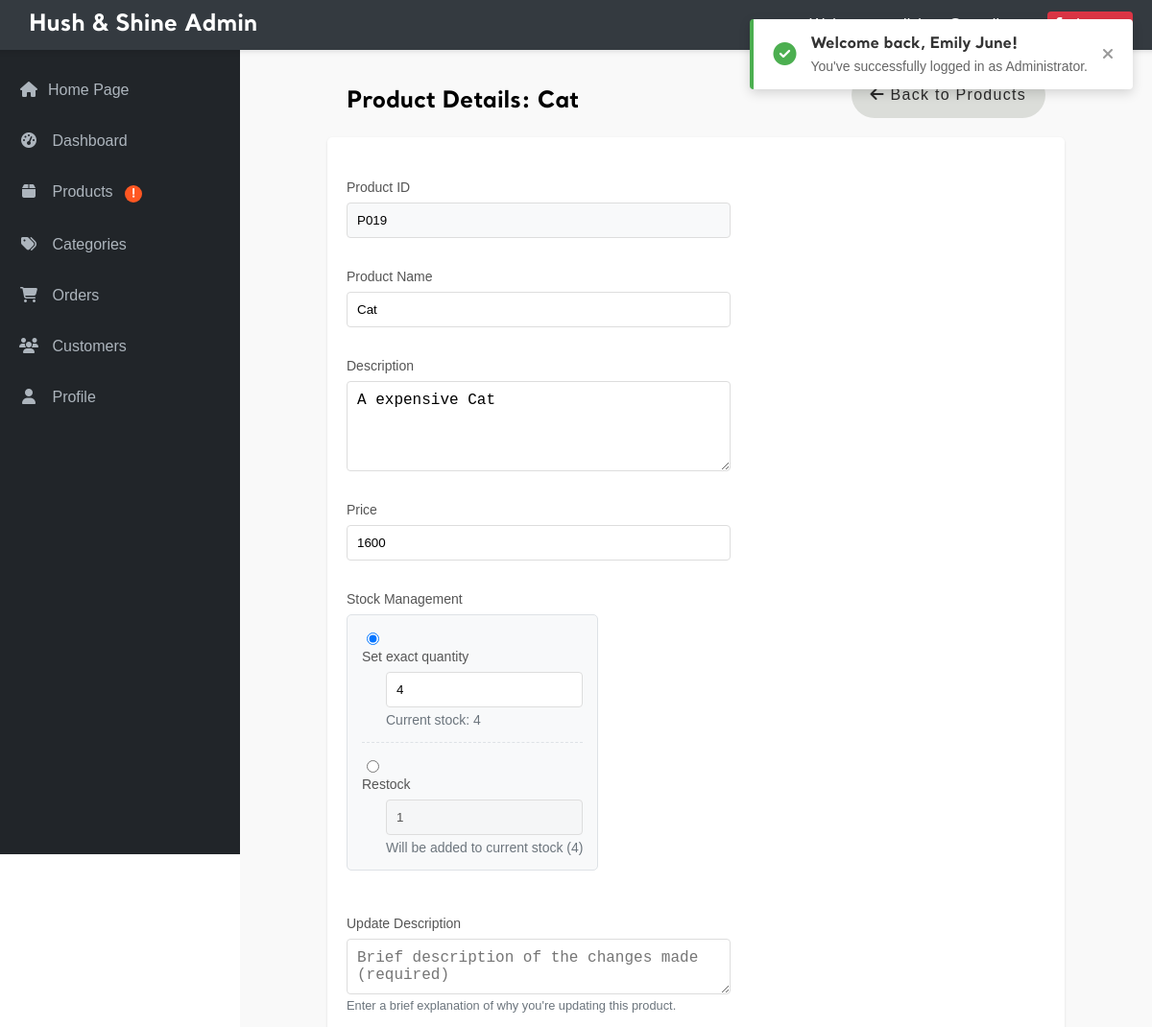
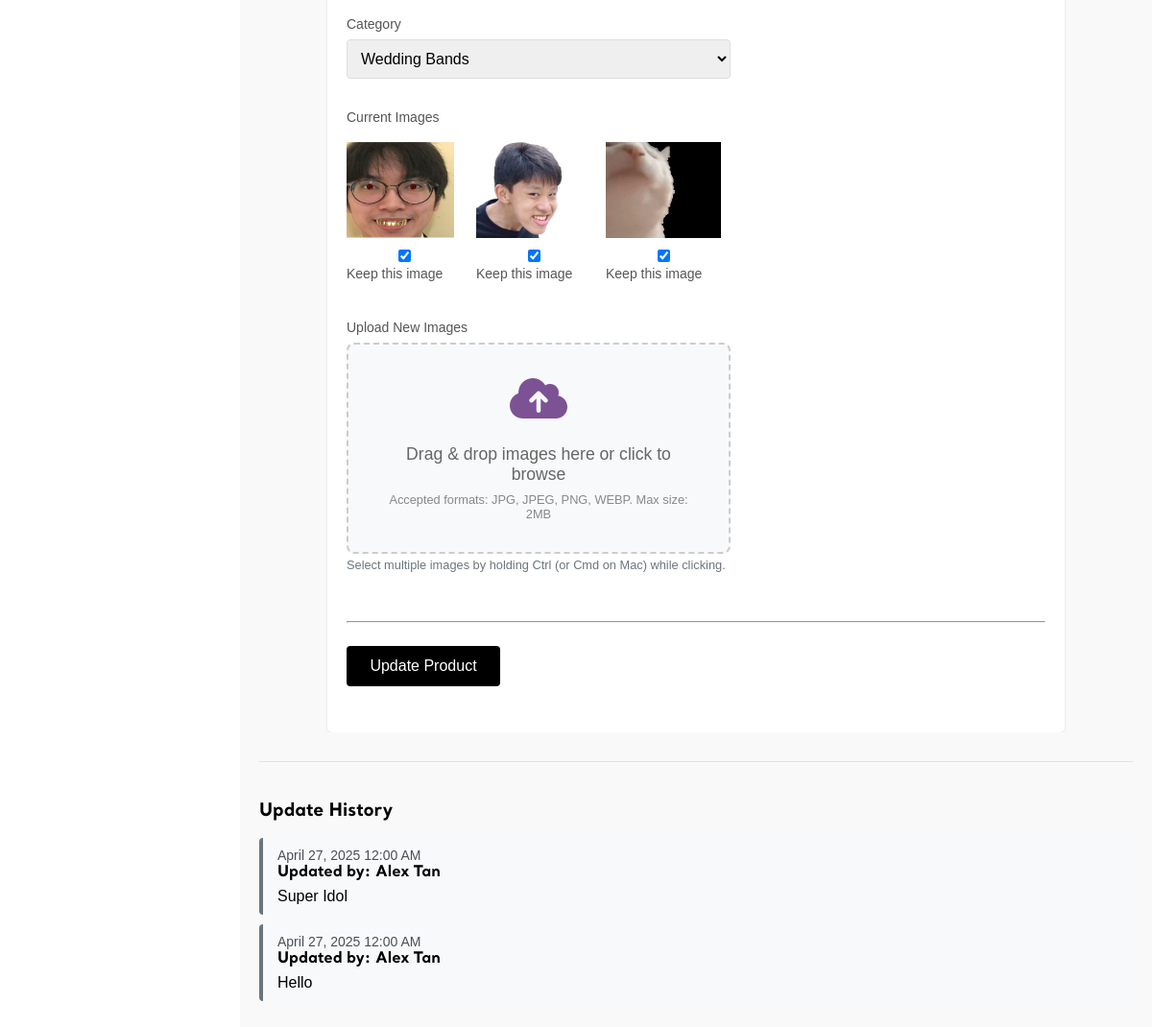
/admin/view_product.php?id=P019 (signed in), run on the app's committed database (2 pictures, top to bottom).
### tables this page shows
CREATE TABLE `product` (
  `prod_id` char(4) NOT NULL,
  `prod_name` varchar(100) NOT NULL,
  `prod_desc` varchar(200) NOT NULL,
  `price` double(7,2) NOT NULL,
  `quantity` int(4) NOT NULL,
  `cat_id` char(4) NOT NULL,
  `image` varchar(100) NOT NULL
);

CREATE TABLE `category` (
  `cat_id` varchar(4) NOT NULL,
  `cat_name` varchar(50) NOT NULL,
  `material_type` varchar(100) NOT NULL
);

CREATE TABLE `update_prod` (
  `update_id` int(11) NOT NULL,
  `admin_id` char(4) NOT NULL,
  `prod_id` char(4) NOT NULL,
  `edit_date` date NOT NULL,
  `edit_desc` varchar(200) NOT NULL
);

### admin/view_product.php (the view, shortened to what this page needs)
<?php
require_once '../_base.php';
include '../_head.php';
$prod_id = $_GET['id'] ?? null;
try {
    $stmt = $_db->prepare("SELECT * FROM product WHERE prod_id = ?");
    $stmt->execute([$prod_id]);
    $product = $stmt->fetch(PDO::FETCH_ASSOC);
    $stmt = $_db->query("SELECT * FROM category ORDER BY cat_name");
    $categories = $stmt->fetchAll(PDO::FETCH_ASSOC);
    $images = [];
    if (!empty($product['image'])) {
        $images = json_decode($product['image'], true) ?: [$product['image']];
    }
} catch (PDOException $e) {
    $errors[] = "Database error: " . $e->getMessage();
    exit;
}
?>
    <div class="admin-main">
        <div class="admin-content">
            <div class="admin-title">
                <h2>Product Details: <?= htmlspecialchars($product['prod_name']) ?></h2>
                <a href="admin_products.php" class="category-btn back">
                    <i class="fas fa-arrow-left"></i>
                    Back to Products
                </a>
        </div>
            <form action="view_product.php?id=<?= htmlspecialchars($prod_id)?>" method="POST" enctype="multipart/form-data" class="product-form">
            <div class="form-group">
                <label for="prod_id">Product ID</label>
                <input type="text" id="prod_id" class="form-control" value="<?= htmlspecialchars($product['prod_id']) ?>" readonly>
            </div>
            <div class="form-group">
                <label for="prod_name">Product Name</label>
                <input type="text" id="prod_name" name="prod_name" class="form-control" value="<?= htmlspecialchars($product['prod_name']) ?>" required>
            </div>
            <div class="form-group">
                <label for="prod_desc">Description</label>
                <textarea id="prod_desc" name="prod_desc" class="form-control" rows="4"><?= htmlspecialchars($product['prod_desc']) ?></textarea>
            </div>
            <div class="form-group">
                <label for="price">Price</label>
                <input type="number" id="price" name="price" class="form-control" value="<?= htmlspecialchars($product['price']) ?>" step="0.01" required>
            </div>
            <div class="form-group">
                <label for="quantity_type">Stock Management</label>
                <div class="stock-management-container">
                    <div class="stock-option">
                        <input type="radio" id="set_quantity" name="quantity_action" value="set" checked>
                        <label for="set_quantity">Set exact quantity</label>
                        <div class="quantity-input-wrapper">
                            <input type="number" id="quantity" name="quantity" class="form-control" min="0"
                                value="<?= htmlspecialchars($product['quantity'] ?? 0) ?>" required>
                            <span class="input-note">Current stock: <?= htmlspecialchars($product['quantity'] ?? 0) ?></span>
                        </div>
                    </div>
                    <div class="stock-option">
                        <input type="radio" id="add_quantity" name="quantity_action" value="add">
                        <label for="add_quantity">Restock</label>
                        <div class="quantity-input-wrapper">
                            <input type="number" id="add_stock" name="add_stock" class="form-control" min="1" value="1">
                            <span class="input-note">Will be added to current stock (<?= htmlspecialchars($product['quantity'] ?? 0) ?>)</span>
                        </div>
                    </div>
                </div>
            </div>
            <div class="form-group">
                <label for="edit_desc">Update Description</label>
                <textarea id="edit_desc" name="edit_desc" class="form-control" rows="2"
                        placeholder="Brief description of the changes made (required)"
                        required></textarea>
                <small class="form-text text-muted">Enter a brief explanation of why you're updating this product.</small>
            </div>
            <div class="form-group">
                <label for="cat_id">Category</label>
                <select id="cat_id" name="cat_id" class="form-control" required>
                    <?php foreach ($categories as $category): ?>
                        <option value="<?= htmlspecialchars($category['cat_id']) ?>" <?= $product['cat_id'] == $category['cat_id'] ? 'selected' : '' ?>>
                            <?= htmlspecialchars($category['cat_name']) ?>
                        </option>
                    <?php endforeach; ?>
                </select>
            </div>
            <div class="form-group">
                <label>Current Images</label>
                <div class="current-images">
                    <?php if (!empty($images)): ?>
                        <?php foreach($images as $image): ?>
                            <div class="current-image-item">
                                <img src="../images/products/<?= htmlspecialchars($image) ?>" alt="Product Image" class="img-thumbnail">
                                <input type="checkbox" name="existing_images[]" value="<?= htmlspecialchars($image) ?>" checked>
                                <label>Keep this image</label>
                            </div>
                        <?php endforeach; ?>
                    <?php else: ?>
                        <p>No images available for this product.</p>
                    <?php endif; ?>
                </div>
            </div>
            <div class="form-group">
                <label for="images">Upload New Images</label>
                <div class="custom-file" id="dropZone">
                    <div class="drop-zone-content">
                        <i class="fas fa-cloud-upload-alt"></i>
                        <p>Drag & drop images here or click to browse</p>
                        <small class="form-text">Accepted formats: JPG, JPEG, PNG, WEBP. Max size: 2MB</small>
                    </div>
                </div>
                <small class="form-text text-muted">Select multiple images by holding Ctrl (or Cmd on Mac) while clicking.</small>
            </div>
            <hr>
            <div class="form-group">
                <button type="submit" name="update_product" class="admin-submit-btn primary">Update Product</button>
            </div>
            </form>
        </div>
        <div class="update-history">
            <h3>Update History</h3>
            <?php
            try {
                $historyStmt = $_db->prepare("
                    SELECT up.*, a.admin_name
                    FROM update_prod up
                    JOIN admin a ON up.admin_id = a.admin_id
                    WHERE up.prod_id = ?
                    ORDER BY up.edit_date DESC
                    LIMIT 5
                ");
                $historyStmt->execute([$prod_id]);
                $updateHistory = $historyStmt->fetchAll(PDO::FETCH_ASSOC);
                if (count($updateHistory) > 0):
            ?>
                <?php foreach ($updateHistory as $update): ?>
                    <div class="update-record">
                        <div class="update-date">
                            <?= date('F j, Y g:i A', strtotime($update['edit_date'])) ?>
                        </div>
                        <div class="update-admin">
                            Updated by: <?= htmlspecialchars($update['admin_name']) ?>
                        </div>
                        <div class="update-desc">
                            <?= htmlspecialchars($update['edit_desc']) ?>
                        </div>
                    </div>
                <?php endforeach; ?>
            <?php else: ?>
                <p>No update history available for this product.</p>
            <?php
                endif;
            } catch (PDOException $e) {
                echo "<p>Error loading update history: " . htmlspecialchars($e->getMessage()) . "</p>";
            }
            ?>
        </div>
    </div>
</main>

### data on the page
product: prod_name "Cat", prod_id "P019", prod_desc "A expensive Cat", price "1600", quantity "4", cat_id "Wedding Bands"
update_prod: edit_date "April 27, 2025 12:00 AM", admin.admin_name "Alex Tan", edit_desc "Super Idol"
update_prod: edit_date "April 27, 2025 12:00 AM", admin.admin_name "Alex Tan", edit_desc "Hello"

### other printed values
$user_name "Emily June"
$user_type "Administrator"
